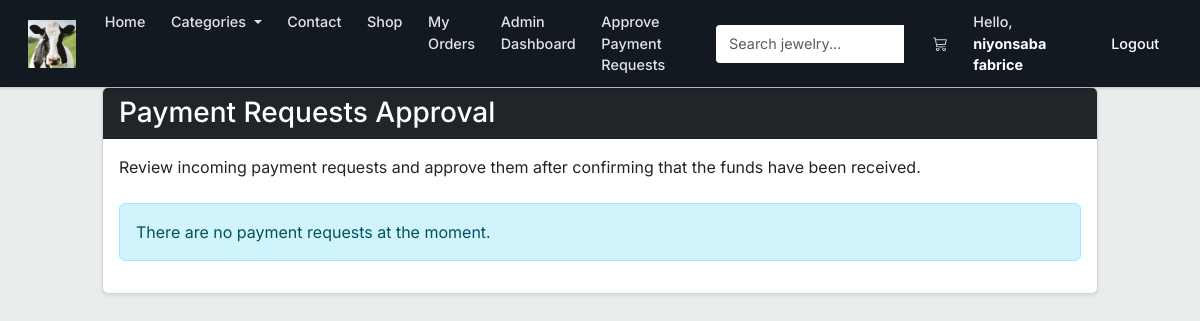
/admin/top-up-requests (signed in), run on the app's committed database.
### market/models.py (models this page shows, shortened)
class SiteSettings(db.Model):
    __tablename__ = 'site_settings'
    id               = db.Column(db.Integer, primary_key=True)
    business_name    = db.Column(db.String(100), nullable=False, default='Hope Collection')
    tagline          = db.Column(db.String(255), default='Your one-stop boutique for elegance.')
    logo_url         = db.Column(db.String(255), default='')
    meta_description = db.Column(db.String(255), default='Hope Collection - Quality jewelry, electronics, and accessories.')
    whatsapp_number  = db.Column(db.String(20), nullable=False, default='250789174857')
    contact_email    = db.Column(db.String(120), nullable=False, default='niyonsabafabrice03@gmail.com')
    business_phone   = db.Column(db.String(20))
    business_address = db.Column(db.String(255))
    facebook_url     = db.Column(db.String(255))
    instagram_url    = db.Column(db.String(255))
    currency_code    = db.Column(db.String(10), default='RWF')
    delivery_fee     = db.Column(db.Integer, default=0)
    about_content    = db.Column(db.Text, default='Welcome to Hope Collection. We provide quality products and services.')
    payment_methods  = db.Column(db.Text, default='[{"id":"wallet","name":"Wallet Balance","enabled":true},{"id":"mtn","name":"MTN Mobile Money","enabled":true},{"id":"equity","name":"Equity Bank Transfer","enabled":true}]')

class User(db.Model, UserMixin):  # ✅ FIXED: only ONE User class (merged both into this one)
    __tablename__ = 'user'
    id               = db.Column(db.Integer, primary_key=True)
    username         = db.Column(db.String(100), nullable=False, unique=True)
    email_address    = db.Column(db.String(120), nullable=False, unique=True)
    password_hash    = db.Column(db.String(200), nullable=False)
    budget           = db.Column(db.Integer, nullable=False, default=1000)
    is_admin         = db.Column(db.Boolean, default=False)
    created_at       = db.Column(db.DateTime, default=lambda: datetime.now(timezone.utc))
    top_up_requests  = db.relationship(
                            'TopUpRequest',
                            backref='requester',           # ✅ FIXED: renamed backref to avoid clash with Transaction backref 'user'
                            lazy=True,
                            foreign_keys='TopUpRequest.user_id'
                        )
    transactions     = db.relationship('Transaction', backref='user', lazy=True)  # ✅ FIXED: moved here from duplicate class
    @property
    def password(self):
        raise AttributeError('Password is not a readable attribute!')

### market/routes.py (the view)
@app.route('/admin/top-up-requests')
@login_required
def top_up_requests():
    if not is_site_owner():
        flash('Admin access only', category='danger')
        return redirect(url_for('market_page'))
    orders = Order.query.filter_by(status='pending').order_by(Order.created_at.desc()).all()
    return render_template('top_up_requests.html', orders=orders)

### market/models.py (called while the page is built)
@login_manager.user_loader
def load_user(user_id):
    return db.session.get(User, int(user_id))  # ✅ FIXED: replaced deprecated User.query.get()

### market/routes.py (called while the page is built)
def is_site_owner():
    return current_user.is_authenticated and (current_user.is_admin or current_user.email_address == 'niyonsabafabrice03@gmail.com')

### market/templates/top_up_requests.html
{% extends "base.html" %}
{% block content %}
<div class="row justify-content-center">
    <div class="col-md-10">
        <div class="card shadow-sm">
            <div class="card-header bg-dark text-white">
            <h3 class="mb-0">Payment Requests Approval</h3>
        </div>
        <div class="card-body">
            <p class="mb-4">Review incoming payment requests and approve them after confirming that the funds have been received.</p>
                {% if orders %}
                <div class="table-responsive">
                    <table class="table table-bordered table-hover align-middle">
                        <thead class="table-light">
                            <tr>
                                <th>Order</th>
                                <th>Customer</th>
                                <th>Location</th>
                                <th>Total</th>
                                <th>Payment Method</th>
                                <th>Status</th>
                                <th>Requested At</th>
                                <th>Action</th>
                            </tr>
                        </thead>
                        <tbody>
                            {% for order in orders %}
                            <tr>
                                <td>#{{ order.id }}</td>
                                <td>{{ order.user.username }}</td>
                                <td>
                                    {{ order.street }}, {{ order.district }}, {{ order.sector }}
                                    {% if order.location_note %}
                                    <div class="text-muted small">{{ order.location_note }}</div>
                                    {% endif %}
                                </td>
                                <td>RWF {{ order.total_price }}</td>
                                <td>
                                    {% if order.payment_method == 'mtn' %}
                                        MTN Mobile Money
                                    {% elif order.payment_method == 'equity' %}
                                        Equity Bank Transfer
                                    {% else %}
                                        Wallet Balance
                                    {% endif %}
                                </td>
                                <td>
                                    {% if order.status == 'pending' %}
                                        <span class="badge bg-warning text-dark">Pending</span>
                                    {% elif order.status == 'approved' %}
                                        <span class="badge bg-success">Approved</span>
                                    {% elif order.status == 'completed' %}
                                        <span class="badge bg-primary">Completed</span>
                                    {% else %}
                                        <span class="badge bg-danger">Cancelled</span>
                                    {% endif %}
                                </td>
                                <td>{{ order.created_at.strftime('%Y-%m-%d %H:%M') }}</td>
                                <td>
                                    {% if order.status == 'pending' %}
                                    <a href="{{ url_for('manage_top_up_request', order_id=order.id, action='approve') }}" class="btn btn-sm btn-success me-1">Approve</a>
                                    <a href="{{ url_for('manage_top_up_request', order_id=order.id, action='decline') }}" class="btn btn-sm btn-danger">Decline</a>
                                    {% else %}
                                    <span class="text-muted">No actions</span>
                                    {% endif %}
                                </td>
                            </tr>
                            {% endfor %}
                        </tbody>
                    </table>
                </div>
                {% else %}
                <div class="alert alert-info" role="alert">
                    There are no payment requests at the moment.
                </div>
                {% endif %}
            </div>
        </div>
    </div>
</div>
{% endblock %}

### market/templates/base.html (shortened to what this page needs)
<!DOCTYPE html>
<html lang="en">
<head>
    <link href="https://cdn.jsdelivr.net/npm/bootstrap@5.3.0/dist/css/bootstrap.min.css" rel="stylesheet">
    <link rel="stylesheet" href="https://cdn.jsdelivr.net/npm/bootstrap-icons@1.11.3/font/bootstrap-icons.css">
    <link rel="stylesheet" href="{{ url_for('static', filename='css/storefront.css') }}">
</head>
<body>
<nav class="navbar navbar-expand-lg navbar-light sticky-top navbar-custom">
    <div class="container-fluid">
        <a class="navbar-brand" href="{{ url_for('home_page') }}">
            {% if site_settings.logo_url and site_settings.logo_url != '/static/images/logo.png' and site_settings.logo_url != '/static/images/logos/hope-collection-logo.svg' %}
                <img src="{{ site_settings.logo_url }}" alt="{{ site_settings.business_name }} logo" class="brand-logo" onerror="this.classList.add('d-none'); this.nextElementSibling.classList.remove('d-none'); this.nextElementSibling.nextElementSibling.classList.remove('d-none');">
            {% endif %}
        </a>
        <div class="collapse navbar-collapse" id="navbarNav">
            <ul class="navbar-nav me-auto">
                <li class="nav-item">
                    <a class="nav-link px-3" href="{{ url_for('home_page') }}">Home</a>
                </li>
                <li class="nav-item dropdown">
                    <a class="nav-link dropdown-toggle px-3" href="#" id="navbarDropdown" role="button" data-bs-toggle="dropdown">
                        Categories
                    </a>
                </li>
                <li class="nav-item">
                    <a class="nav-link px-3" href="{{ url_for('contact_page') }}">Contact</a>
                </li>
                {% if current_user.is_authenticated %}
                <li class="nav-item">
                    <a class="nav-link px-3" href="{{ url_for('market_page') }}">Shop</a>
                </li>
                <li class="nav-item">
                    <a class="nav-link px-3" href="{{ url_for('transaction_history') }}">My Orders</a>
                </li>
                {% if current_user.id == 1 %}
                <li class="nav-item dropdown">
                    <a class="nav-link" href="{{ url_for('admin_dashboard') }}">Admin Dashboard</a>
                </li>
                <li class="nav-item">
                    <a class="nav-link" href="{{ url_for('top_up_requests') }}">Approve Payment Requests</a>
                </li>
                {% endif %}
                {% endif %}
            </ul>
            <form class="d-flex me-lg-3 my-2 my-lg-0">
                <div class="input-group">
                    <input class="form-control search-bar-nav" type="search" placeholder="Search jewelry..." aria-label="Search">
                </div>
            </form>
            <ul class="navbar-nav align-items-lg-center">
                {% if current_user.is_authenticated %}
                    <li class="nav-item">
                        <a class="nav-link px-3" href="{{ url_for('view_cart') }}">
                            <i class="bi bi-cart3"></i>
                            {% set cart = session.get('cart', []) %}
                        </a>
                    </li>
                    <li class="nav-item">
                        <span class="nav-link px-3 nav-greeting">Hello, <strong>{{ current_user.username }}</strong></span>
                    </li>
                    <li class="nav-item">
                        <a class="nav-link btn btn-sm btn-outline-dark ms-lg-2" href="{{ url_for('logout_page') }}">Logout</a>
                    </li>
                {% endif %}
            </ul>
        </div>
    </div>
</nav>
<main>
    {% block content %}
    {% endblock %}
</main>
</body>
</html>

### market/static/css/storefront.css (style rules this page uses)
:root { --ink: #0f1111; --muted: #565959; --paper: #eaeded; --cream: #f3efe7; --line: rgba(15, 17, 17, 0.11); --gold: #c7923e; --green: #198754; --amazon-blue: #146eb4; --amazon-orange: #febd69; --amazon-yellow: #f3a847; --card-bg: #ffffff; --hero-gradient: linear-gradient(135deg, #1a1a2e, #16213e, #0f3460); --shadow-sm: 0 2px 5px rgba(0,0,0,0.06); --shadow-md: 0 4px 12px rgba(0,0,0,0.10); --shadow-lg: 0 8px 30px rgba(0,0,0,0.12); --mtn-color: #ffcc00; --mtn-dark: #e6b800; --equity-color: #1a5276; --equity-light: #2e86c1; --wallet-color: #198754; --wallet-light: #20c997; }
* { letter-spacing: 0; box-sizing: border-box; }
body { color: var(--ink); background: var(--paper); font-family: Inter, ui-sans-serif, system-ui, -apple-system, BlinkMacSystemFont, "Segoe UI", sans-serif; }
.navbar-custom { background: #131921; border-bottom: none; box-shadow: 0 1px 3px rgba(0,0,0,0.2); padding: 0.2rem 1rem; min-height: 60px; }
.navbar-custom .container-fluid { max-width: 1280px; }
.navbar-brand { align-items: center; color: #fff !important; display: inline-flex; gap: 0.75rem; font-weight: 700; font-size: 1.35rem; text-decoration: none; transition: opacity 0.2s; padding: 0; }
.brand-logo { height: 48px; width: auto; max-width: 200px; object-fit: contain; border-radius: 0; margin-right: 0; background: transparent; border: none; filter: brightness(1.05); transition: opacity 0.25s ease; }
.navbar-custom .nav-link { color: rgba(255,255,255,0.88) !important; font-weight: 500; font-size: 0.9rem; padding: 0.5rem 0.8rem !important; border-radius: 3px; transition: all 0.15s ease; }
.nav-greeting { color: rgba(255,255,255,0.8) !important; font-size: 0.85rem; background: transparent !important; border-radius: 3px; padding: 0.4rem 0.6rem !important; }
.nav-greeting strong { color: #fff; }
.search-bar-nav { background: #fff; border: 1px solid transparent; color: #0f1111 !important; border-radius: 4px 0 0 4px; font-size: 0.9rem; min-height: 38px; }
.navbar-custom .btn-outline-dark { border-color: rgba(255,255,255,0.3); color: #fff !important; }

### data on the page
SiteSettings: logo_url (picture)
User: username "niyonsaba fabrice"
